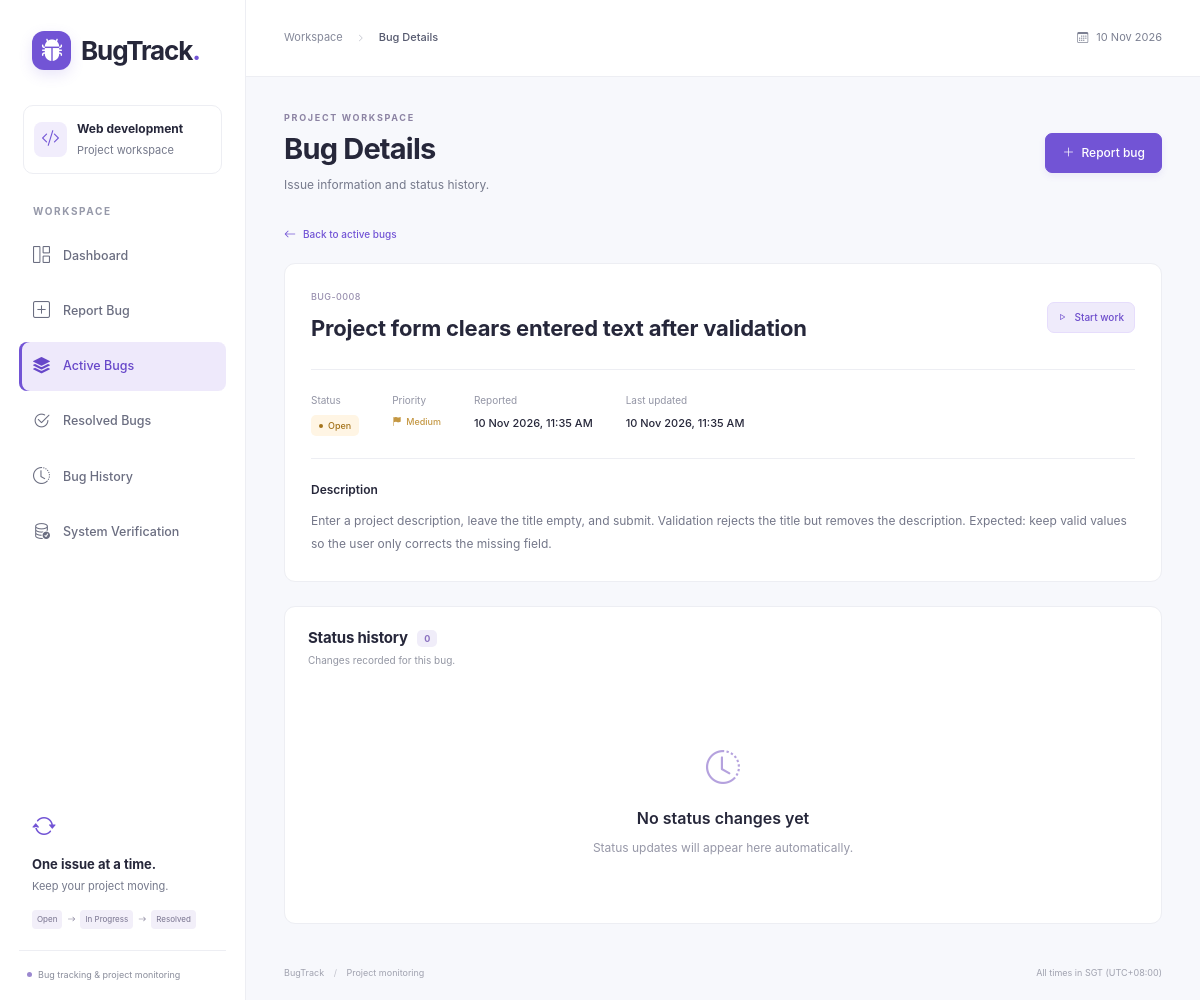
/bug.php?id=8, run on the app's committed database.
### tables this page shows
CREATE TABLE bugs (
    id INT UNSIGNED NOT NULL AUTO_INCREMENT,
    title VARCHAR(180) NOT NULL,
    description TEXT NOT NULL,
    priority ENUM('Low', 'Medium', 'High') NOT NULL DEFAULT 'Medium',
    status ENUM('Open', 'In Progress', 'Resolved') NOT NULL DEFAULT 'Open',
    reported_at DATETIME NOT NULL DEFAULT CURRENT_TIMESTAMP,
    updated_at DATETIME NOT NULL DEFAULT CURRENT_TIMESTAMP ON UPDATE CURRENT_TIMESTAMP,
    PRIMARY KEY (id),
    INDEX idx_bugs_status_priority (status, priority),
    INDEX idx_bugs_reported (reported_at, id),
    CONSTRAINT chk_bug_title CHECK (CHAR_LENGTH(TRIM(title)) BETWEEN 1 AND 180),
    CONSTRAINT chk_bug_description CHECK (CHAR_LENGTH(TRIM(description)) BETWEEN 1 AND 10000)
);

### bug.php (called while the page is built, shortened)
<?php
require __DIR__ . '/pages/render.php';

### config/database.php (called while the page is built, shortened)
<?php
$settings = [
    'host' => getenv('BUG_DB_HOST') ?: '127.0.0.1',
    'port' => (int) (getenv('BUG_DB_PORT') ?: 3306),
    'name' => getenv('BUG_DB_NAME') ?: 'bugs_management',
    'user' => getenv('BUG_DB_USER') ?: 'root',
    'password' => getenv('BUG_DB_PASSWORD') !== false ? getenv('BUG_DB_PASSWORD') : '',
];
function database()
{
    static $connection;
    global $settings;
    if (!$connection) {
        $connection = new mysqli($settings['host'], $settings['user'], $settings['password'], $settings['name'], $settings['port']);
        $connection->set_charset('utf8mb4');
        $connection->query("SET time_zone = '+08:00'");
        $connection->query("SET SESSION sql_mode = 'STRICT_TRANS_TABLES,ERROR_FOR_DIVISION_BY_ZERO,NO_ENGINE_SUBSTITUTION'");
    }
    return $connection;
}

### pages/bug.php (the view)
<a class="text-link back-link" href="<?= $bug['status'] === 'Resolved' ? 'resolved.php' : 'active.php' ?>"><i class="bi bi-arrow-left" aria-hidden="true"></i> Back to <?= $bug['status'] === 'Resolved' ? 'resolved' : 'active' ?> bugs</a>
<section class="panel detail-panel"><div class="detail-heading"><div><span class="bug-number"><?= e(bug_id($bug['id'])) ?></span><h2><?= e($bug['title']) ?></h2></div><?php update_form($bug, 'detail'); ?></div><div class="detail-meta"><div><span>Status</span><?= status_badge($bug['status']) ?></div><div><span>Priority</span><?= priority_badge($bug['priority']) ?></div><div><span>Reported</span><strong><?= e(date_label($bug['reported_at'])) ?></strong></div><div><span>Last updated</span><strong><?= e(date_label($bug['updated_at'])) ?></strong></div></div><h3>Description</h3><div class="bug-description"><?= e($bug['description']) ?></div></section>
<section class="panel mt-4"><div class="panel-heading"><div><h2>Status history <span class="count-pill"><?= count($history) ?></span></h2><p>Changes recorded for this bug.</p></div></div><?php history_table($history, false); ?></section>

### includes/functions.php (shortened to what this page needs)
<?php
function e($value)
{
    return htmlspecialchars((string) $value, ENT_QUOTES | ENT_SUBSTITUTE, 'UTF-8');
}
function query($sql, $types = '', $values = [])
{
    $statement = database()->prepare($sql);
    if ($types !== '') {
        $statement->bind_param($types, ...$values);
    }
    $statement->execute();
    return $statement;
}
function rows($sql, $types = '', $values = [])
{
    return query($sql, $types, $values)->get_result()->fetch_all(MYSQLI_ASSOC);
}
function row($sql, $types = '', $values = [])
{
    return query($sql, $types, $values)->get_result()->fetch_assoc();
}
function status_badge($status)
{
    $classes = ['Open' => 'open', 'In Progress' => 'progress-status', 'Resolved' => 'resolved'];
    return '<span class="status-badge ' . ($classes[$status] ?? '') . '"><span class="status-dot"></span>' . e($status) . '</span>';
}
function priority_badge($priority)
{
    $classes = ['High' => 'priority-high', 'Medium' => 'priority-medium', 'Low' => 'priority-low'];
    return '<span class="priority-badge ' . ($classes[$priority] ?? '') . '"><i class="bi bi-flag-fill" aria-hidden="true"></i> ' . e($priority) . '</span>';
}
function bug_id($id)
{
    return 'BUG-' . str_pad((string) $id, 4, '0', STR_PAD_LEFT);
}
function date_label($date)
{
    return $date ? date('d M Y, h:i A', strtotime($date)) : '—';
}
function next_status($status)
{
    return ['Open' => 'In Progress', 'In Progress' => 'Resolved'][$status] ?? null;
}
function update_form($bug, $return = 'active')
{
    $next = next_status($bug['status']);
    ?>
    <form method="post" action="update.php" class="status-form">
        <button class="btn btn-sm <?= $next === 'Resolved' ? 'btn-resolve' : 'btn-soft' ?>" type="submit" aria-label="<?= e(($next === 'Resolved' ? 'Resolve ' : 'Start work on ') . bug_id($bug['id'])) ?>">
            <i class="bi <?= $next === 'Resolved' ? 'bi-check2-circle' : 'bi-play' ?>" aria-hidden="true"></i>
            <?= $next === 'Resolved' ? 'Resolve' : 'Start work' ?>
        </button>
    </form>
    <?php
}
    ?>
    <?php
function history_table($history, $show_bug = true)
{
    if (!$history) {
        echo '<div class="empty-state"><i class="bi bi-clock-history" aria-hidden="true"></i><h3>No status changes yet</h3><p>Status updates will appear here automatically.</p></div>';
        return;
    }
    ?>
    <?php
}

### assets/css/style.css (style rules this page uses)
:root { --accent:#7254d5;--accent-dark:#5e40bd;--ink:#26273a;--muted:#75798b;--line:#edeef3;--bg:#f7f8fc;--sidebar:246px }
* { box-sizing:border-box }
body { margin:0;background:var(--bg);color:var(--ink);font-family:Inter,-apple-system,BlinkMacSystemFont,"Segoe UI",sans-serif;font-size:14px;line-height:1.6 }
a { color:var(--accent);text-decoration:none }
button,input,textarea,select { font:inherit }
h2 { font-size:15px;font-weight:650;letter-spacing:-.2px;margin:0 }
h3 { font-size:14px;font-weight:600 }
.btn { border-radius:7px;padding:10px 16px;font-weight:550;font-size:12px;display:inline-flex;gap:7px;align-items:center;justify-content:center;white-space:nowrap }
.btn-sm { font-size:10px;padding:7px 10px }
.btn-soft { background:#efebfb;color:#6d4dcc;border:1px solid #e6ddfc }
.panel { background:#fff;border:1px solid var(--line);border-radius:11px;overflow:hidden }
.panel-heading { display:flex;align-items:center;justify-content:space-between;gap:16px;padding:22px 23px }
.panel-heading p { font-size:10px;color:#9396a3;margin:5px 0 0 }
.count-pill { font-size:9px;padding:3px 7px;background:#f0edf9;color:#8a70bf;border-radius:5px;vertical-align:middle;margin-left:6px }
.text-link { display:inline-flex;align-items:center;gap:7px;font-size:10px;font-weight:550;white-space:nowrap }
.text-link i { font-size:12px }
.bug-number { display:block;color:#9a91b0;font-size:9px;letter-spacing:.4px;font-weight:500 }
.status-badge { display:inline-flex;align-items:center;gap:5px;padding:4px 8px;border-radius:5px;font-size:9px;line-height:1.5;font-weight:550;white-space:nowrap }
.status-dot { width:4px;height:4px;background:currentColor;border-radius:50% }
.status-badge.open { color:#a4731b;background:#fff5e4 }
.priority-badge { display:inline-flex;align-items:center;gap:5px;font-size:9px;white-space:nowrap;font-weight:550 }
.priority-badge i { font-size:9px }
.priority-medium { color:#c49742 }
.back-link { margin:0 0 20px }
.detail-panel { padding:26px }
.detail-heading { display:flex;gap:20px;justify-content:space-between;align-items:center }
.detail-heading h2 { font-size:22px;line-height:1.5;margin-top:7px;overflow-wrap:anywhere }
.detail-meta { display:flex;gap:33px;flex-wrap:wrap;border-top:1px solid var(--line);border-bottom:1px solid var(--line);padding:22px 0;margin:24px 0 }
.detail-meta>div { display:flex;align-items:flex-start;flex-direction:column;gap:7px }
.detail-meta>div>span:first-child { font-size:10px;color:#9395a5 }
.detail-meta strong { font-size:11px;font-weight:500 }
.detail-panel h3 { font-size:12px;margin-bottom:12px }
.bug-description { white-space:pre-wrap;overflow-wrap:anywhere;line-height:1.9;color:#747789;font-size:12px }
.empty-state { padding:50px 24px;text-align:center }
.empty-state>i { display:block;font-size:34px;color:#b5a2de;margin-bottom:14px }
.empty-state h3,.empty-state h2 { font-size:16px;margin-bottom:10px }
.empty-state p { font-size:12px;color:#9798a8 }
.status-form { margin:0 }

### data on the page
bugs: id "BUG-0008", title "Project form clears entered text after validation", status "Open", priority "Medium", reported_at "10 Nov 2026, 11:35 AM", updated_at "10 Nov 2026, 11:35 AM", description "Enter a project description, leave the title empty, and submit. Validation rejects the title but removes the description. Expected: keep valid values so the user only corrects the missing field."

### other printed values
$menu[3] "Dashboard"
$menu[3] "Report Bug"
$menu[3] "Active Bugs"
$menu[3] "Resolved Bugs"
$menu[3] "Bug History"
$menu[3] "System Verification"
$page_title "Bug Details"
$page_subtitle "Issue information and status history."
count($history) "0"
